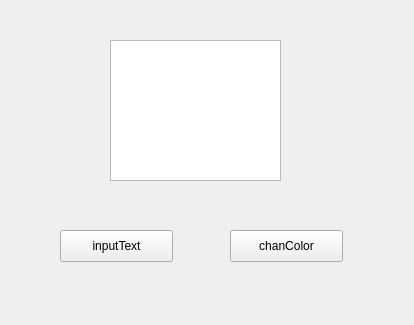
<?xml version="1.0" encoding="UTF-8"?>
<ui version="4.0">
 <class>textColorChange</class>
 <widget class="QWidget" name="textColorChange">
  <property name="geometry">
   <rect>
    <x>0</x>
    <y>0</y>
    <width>414</width>
    <height>325</height>
   </rect>
  </property>
  <property name="windowTitle">
   <string>textColorChange</string>
  </property>
  <widget class="QPushButton" name="pushButton">
   <property name="geometry">
    <rect>
     <x>230</x>
     <y>230</y>
     <width>113</width>
     <height>32</height>
    </rect>
   </property>
   <property name="text">
    <string>chanColor</string>
   </property>
  </widget>
  <widget class="QTextEdit" name="textEdit">
   <property name="geometry">
    <rect>
     <x>110</x>
     <y>40</y>
     <width>171</width>
     <height>141</height>
    </rect>
   </property>
  </widget>
  <widget class="QPushButton" name="pushButton_2">
   <property name="geometry">
    <rect>
     <x>60</x>
     <y>230</y>
     <width>113</width>
     <height>32</height>
    </rect>
   </property>
   <property name="text">
    <string>inputText</string>
   </property>
  </widget>
 </widget>
 <layoutdefault spacing="6" margin="11"/>
 <resources/>
 <connections/>
</ui>
